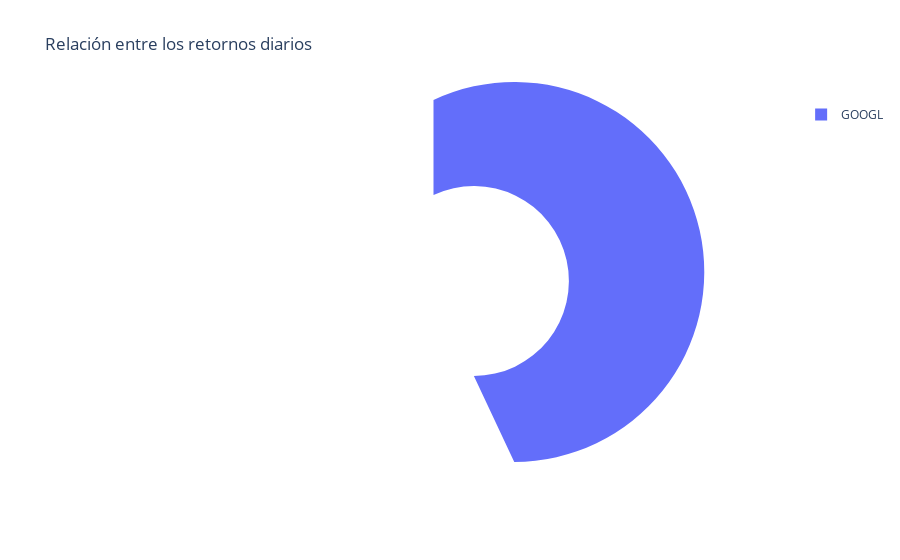

Source (notebook cell):
### Code cell
fig = px.pie(data_frame=df_retorno, values="retorno_diario", names="Name", hole=0.5, title='Relación entre los retornos diarios')
fig.show()

### Figure 1 — Plotly figure (JSON) as saved in the notebook; plotly's stock layout.template omitted (floating-point values rounded to 4 significant figures; data arrays with more than 128 entries replaced by an {"elided": "..."} marker saying what was removed)
{"data": [{"domain": {"x": [0, 1], "y": [0, 1]}, "hole": 0.5, "hovertemplate": "Name=%{label}<br>retorno_diario=%{value}<extra></extra>", "labels": {"elided": "6038 str values"}, "legendgroup": "", "name": "", "showlegend": true, "type": "pie", "values": {"elided": "6038 float values"}}], "layout": {"legend": {"tracegroupgap": 0}, "title": {"text": "Relación entre los retornos diarios"}}}
